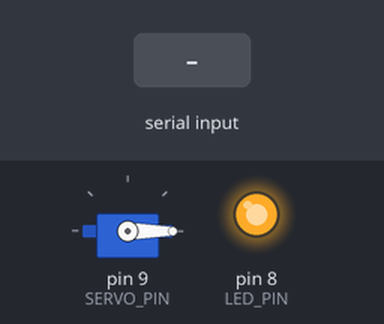
A sketch run on a simulated Arduino Uno, built with avr-gcc and run on an emulated ATmega328P. Shown: servo, output pins drawn as LEDs (lit = HIGH). Inputs (shaded band) come from the test bench.

Above: at 1.1 s.
At 2.7 s:
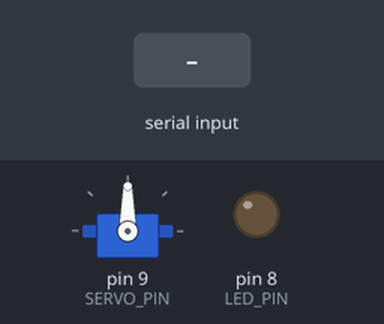
2.8 s: "90,45,200,10\n" received over Serial
At 3.4 s:
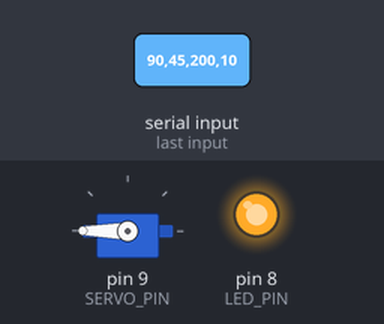
Timing chart, 0 to 5.8 s (numbered marks = the images above; inputs shaded):
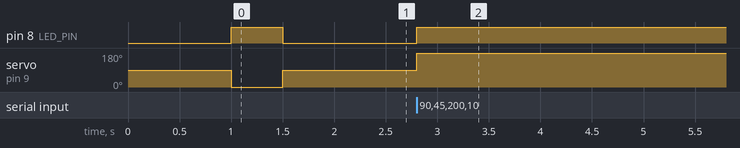

Measured:
- after the input at 2.8 s, pin 8 (LED_PIN): LOW → HIGH at once; servo on pin 9 (SERVO_PIN): 90° → 180° at once

The sketch:

UnityDataDrivenActuators.ino
```cpp
#include <Servo.h>
#include <stdlib.h>
#include <string.h>

// Unity Data Driven Actuators
// Receives newline-terminated CSV from Unity: x,y,z,light

const int SERVO_PIN = 9;
const int LED_PIN = 8;

const int SERIAL_BUFFER_SIZE = 96;
char serialBuffer[SERIAL_BUFFER_SIZE];
int serialBufferIndex = 0;

// Tune these to the expected Unity x range in your scene.
const float UNITY_X_MIN = -10.0f;
const float UNITY_X_MAX = 10.0f;

float posX = 0.0f;
float posY = 0.0f;
float posZ = 0.0f;
int lightState = 0;

Servo myServo;

int mapUnityXToServo(float xValue) {
  if (UNITY_X_MAX <= UNITY_X_MIN) {
    return 90;
  }

  float normalized = (xValue - UNITY_X_MIN) / (UNITY_X_MAX - UNITY_X_MIN);
  int servoAngle = (int)(normalized * 180.0f);
  return constrain(servoAngle, 0, 180);
}

bool parseUnityCsvLine(const char* line, float& x, float& y, float& z, int& light) {
  char buffer[SERIAL_BUFFER_SIZE];
  strncpy(buffer, line, sizeof(buffer) - 1);
  buffer[sizeof(buffer) - 1] = '\0';

  char* token = strtok(buffer, ",");
  if (token == NULL) return false;
  x = atof(token);

  token = strtok(NULL, ",");
  if (token == NULL) return false;
  y = atof(token);

  token = strtok(NULL, ",");
  if (token == NULL) return false;
  z = atof(token);

  token = strtok(NULL, ",");
  if (token == NULL) return false;
  light = atoi(token);

  return true;
}

void handleIncomingUnityData(const char* line) {
  float x = 0.0f;
  float y = 0.0f;
  float z = 0.0f;
  int light = 0;

  if (!parseUnityCsvLine(line, x, y, z, light)) {
    return;
  }

  posX = x;
  posY = y;
  posZ = z;
  lightState = (light != 0) ? 1 : 0;
}

void processIncomingSerial() {
  while (Serial.available() > 0) {
    char incomingChar = (char)Serial.read();

    if (incomingChar == '\r') {
      continue;
    }

    if (incomingChar == '\n') {
      serialBuffer[serialBufferIndex] = '\0';

      if (serialBufferIndex > 0) {
        handleIncomingUnityData(serialBuffer);
      }

      serialBufferIndex = 0;
    } else if (serialBufferIndex < SERIAL_BUFFER_SIZE - 1) {
      serialBuffer[serialBufferIndex++] = incomingChar;
    } else {
      // If a line is too long, reset and wait for the next message.
      serialBufferIndex = 0;
    }
  }
}

void updateActuators() {
  int servoAngle = mapUnityXToServo(posX);
  myServo.write(servoAngle);
  digitalWrite(LED_PIN, lightState ? HIGH : LOW);
}

void setup() {
  pinMode(LED_PIN, OUTPUT);
  myServo.attach(SERVO_PIN);

  Serial.begin(115200);
  Serial.setTimeout(25);
  delay(1000);

  // Startup test sequence.
  digitalWrite(LED_PIN, HIGH);
  myServo.write(0);
  delay(500);
  digitalWrite(LED_PIN, LOW);
  myServo.write(90);
}

void loop() {
  processIncomingSerial();
  updateActuators();
}
```
